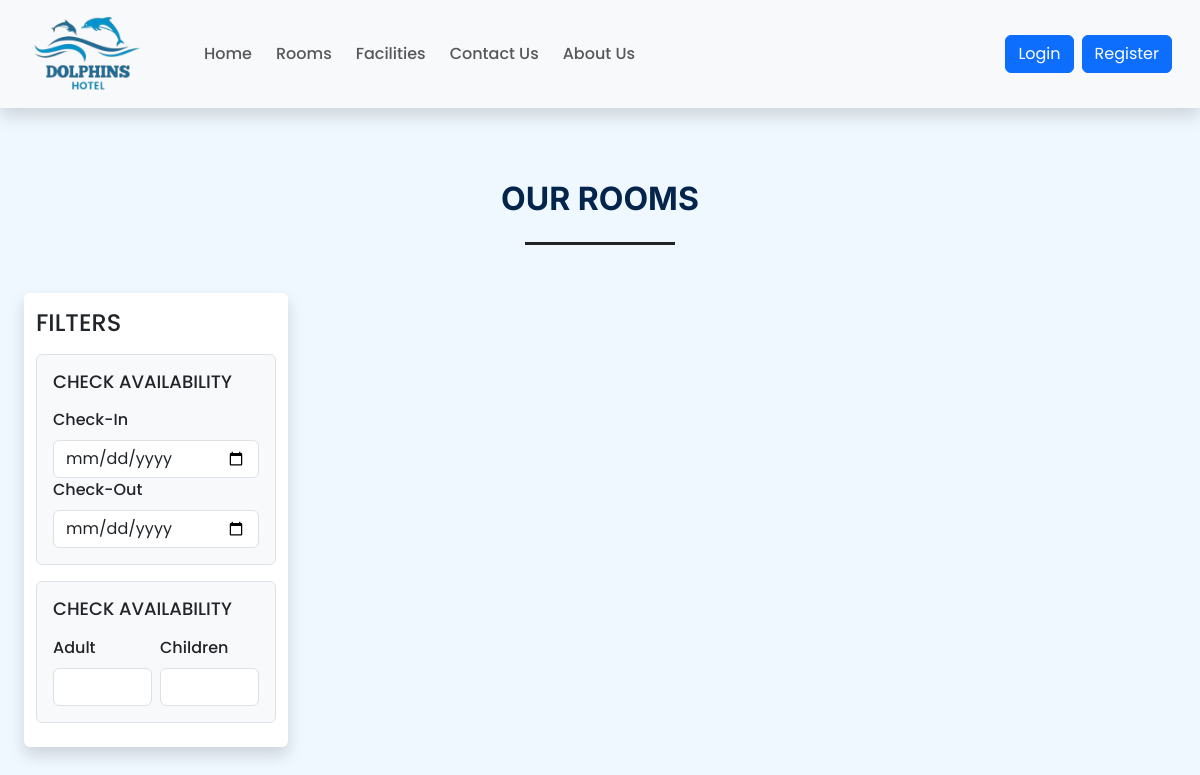
Before: /rooms.php with the older database file.
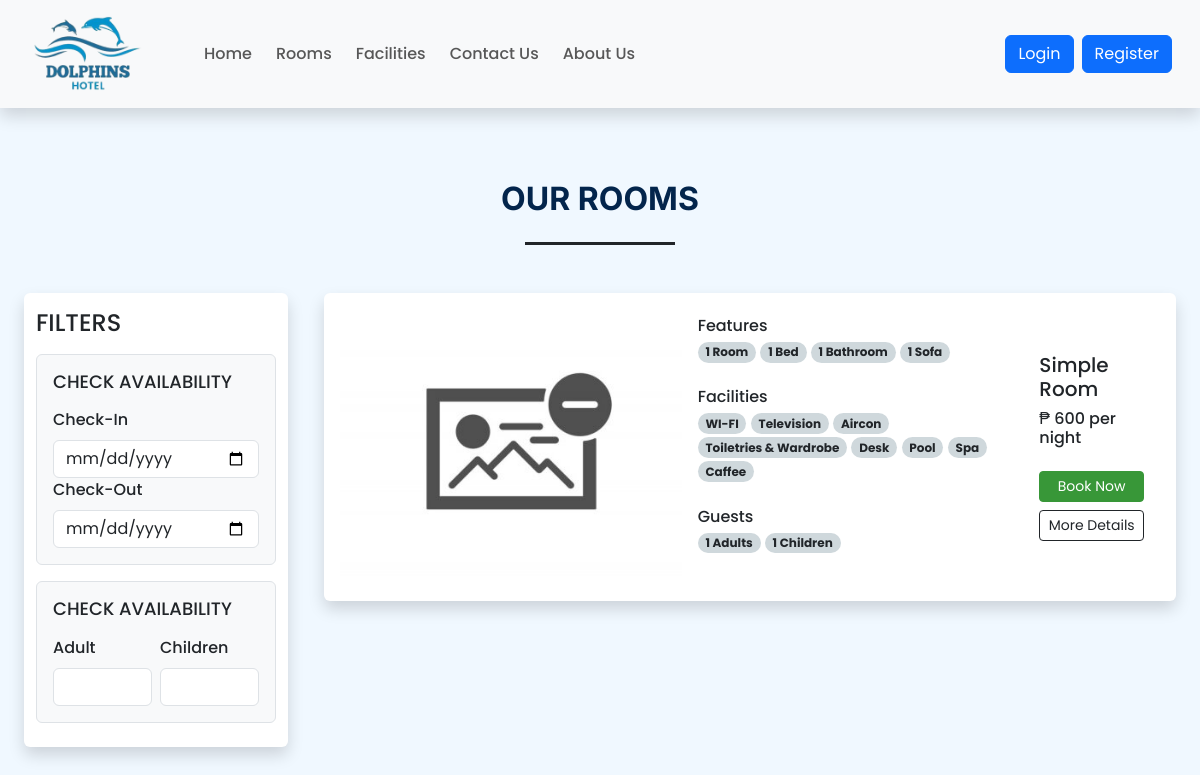
After: the same page with the newer database file.
### tables this page shows
CREATE TABLE `rooms` (
  `id` int(11) NOT NULL,
  `name` varchar(150) NOT NULL,
  `area` int(11) NOT NULL,
  `price` int(11) NOT NULL,
  `quantity` int(11) NOT NULL,
  `adult` int(11) NOT NULL,
  `children` int(11) NOT NULL,
  `description` varchar(350) NOT NULL,
  `status` tinyint(4) NOT NULL DEFAULT 1
);

### admin/inc/db_config.php (called while the page is built, shortened)
<?php
    function select($sql, $values, $datatypes)
    {
        $con = $GLOBALS['con'];
        if($stmt = mysqli_prepare($con,$sql))
        {
            mysqli_stmt_bind_param($stmt,$datatypes,...$values);
            if(mysqli_stmt_execute($stmt)){
                $res = mysqli_stmt_get_result($stmt);
                return $res;
            }
            else{
                mysqli_stmt_close($stmt);
                die("Query cannot be executed - Select");
            }
        }
        else{
            die("Query cannot be prepared - Select");
        }
    }
?>

### rooms.php (the view, shortened to what the changed rows need)
<!DOCTYPE html>
<html lang="en">
    <head>
        <link rel="stylesheet" href="https://cdn.jsdelivr.net/npm/swiper@11/swiper-bundle.min.css"/>
        <?php include('inc/links.php'); ?>
    </head>
    <body class="bg-dw">
        <div class="my-5 px-4">
            <h2 class="mt-5 pt-4 mb-4 text-center fw-bold h-font color-blue">OUR ROOMS</h2>
        </div>
        <div class="container-fluid">
            <div class="row ">
                <div class="col-lg-9 col-md-12 px-4">
                    <?php
                        $room_res = select("SELECT * FROM `rooms` WHERE `status`=? AND `removed`=?",[1,0],'ii');
                        while($room_data = mysqli_fetch_assoc($room_res)){
                            $room_thumb = ROOMS_IMG_PATH."thumbnail.jpg";
                            echo <<< data
                                <div class="card mb-4 border-0 shadow">
                                    <div class="row g-0 p-3 align-items-center">
                                        <div class="col-md-5 mb-lg-0 mb-md-0 mb-3">
                                            <img src="$room_thumb" class="img-fluid rounded-start" alt="Solo">
                                        </div>
                                        <div class="col-md-5 px-lg-3 px-md-3 px-0">
                                            <div class="features mb-4">
                                                <h6 class="mb-1">Features</h6>
                                                    <span class="badge rounded-pill text-dark bg-infog text-wrap">
                                                        1 Room
                                                    </span>
                                                    <span class="badge rounded-pill text-dark bg-infog text-wrap">
                                                        1 Bed
                                                    </span>
                                                    <span class="badge rounded-pill text-dark bg-infog text-wrap">
                                                        1 Bathroom
                                                    </span>
                                                    <span class="badge rounded-pill text-dark bg-infog text-wrap">
                                                        1 Sofa
                                                    </span>
                                            </div>
                                            <div class="facilities mb-4">
                                                <h6 class="mb-1">Facilities</h6>
                                                <span class="badge rounded-pill text-dark bg-infog text-wrap">
                                                    WI-FI
                                                </span>
                                                <span class="badge rounded-pill text-dark bg-infog text-wrap">
                                                    Television
                                                </span>
                                                <span class="badge rounded-pill text-dark bg-infog text-wrap">
                                                    Aircon
                                                </span>
                                                <span class="badge rounded-pill text-dark bg-infog text-wrap">
                                                    Toiletries & Wardrobe
                                                </span>
                                                <span class="badge rounded-pill text-dark bg-infog text-wrap">
                                                    Desk
                                                </span>
                                                <span class="badge rounded-pill text-dark bg-infog text-wrap">
                                                    Pool
                                                </span>
                                                <span class="badge rounded-pill text-dark bg-infog text-wrap">
                                                    Spa
                                                </span>
                                                <span class="badge rounded-pill text-dark bg-infog text-wrap">
                                                    Caffee
                                                </span>
                                            </div>
                                            <div class="guest mb-4">
                                                <h6 class="mb-1">Guests</h6>
                                                <span class="badge rounded-pill text-dark bg-infog text-wrap">
                                                    $room_data[adult] Adults
                                                </span>
                                                <span class="badge rounded-pill text-dark bg-infog text-wrap">
                                                    $room_data[children] Children
                                                </span>
                                            </div>
                                        </div>
                                        <div class="col-md-2 text-align-center">
                                            <div class="card-body">
                                                <h5>$room_data[name]</h5>
                                                <h6 class="mb-4">₱ $room_data[price] per night</h6>
                                                <a href="#" class="btn btn-sm w-100 text-white custom-bg shadow-none mb-2">Book Now</a>
                                                <a href="room_details.php?id=$room_data[id]" class="btn btn-sm w-100 btn-outline-dark shadow-none">More Details</a>
                                            </div>
                                        </div>
                                    </div>
                                </div>
                            data;
                        }
                    ?>
                </div>
            </div>
        </div>
    </body>
</html>

Changed rows visible on the page:
added rooms: adult "1", children "1", name "Simple Room", price "600"
